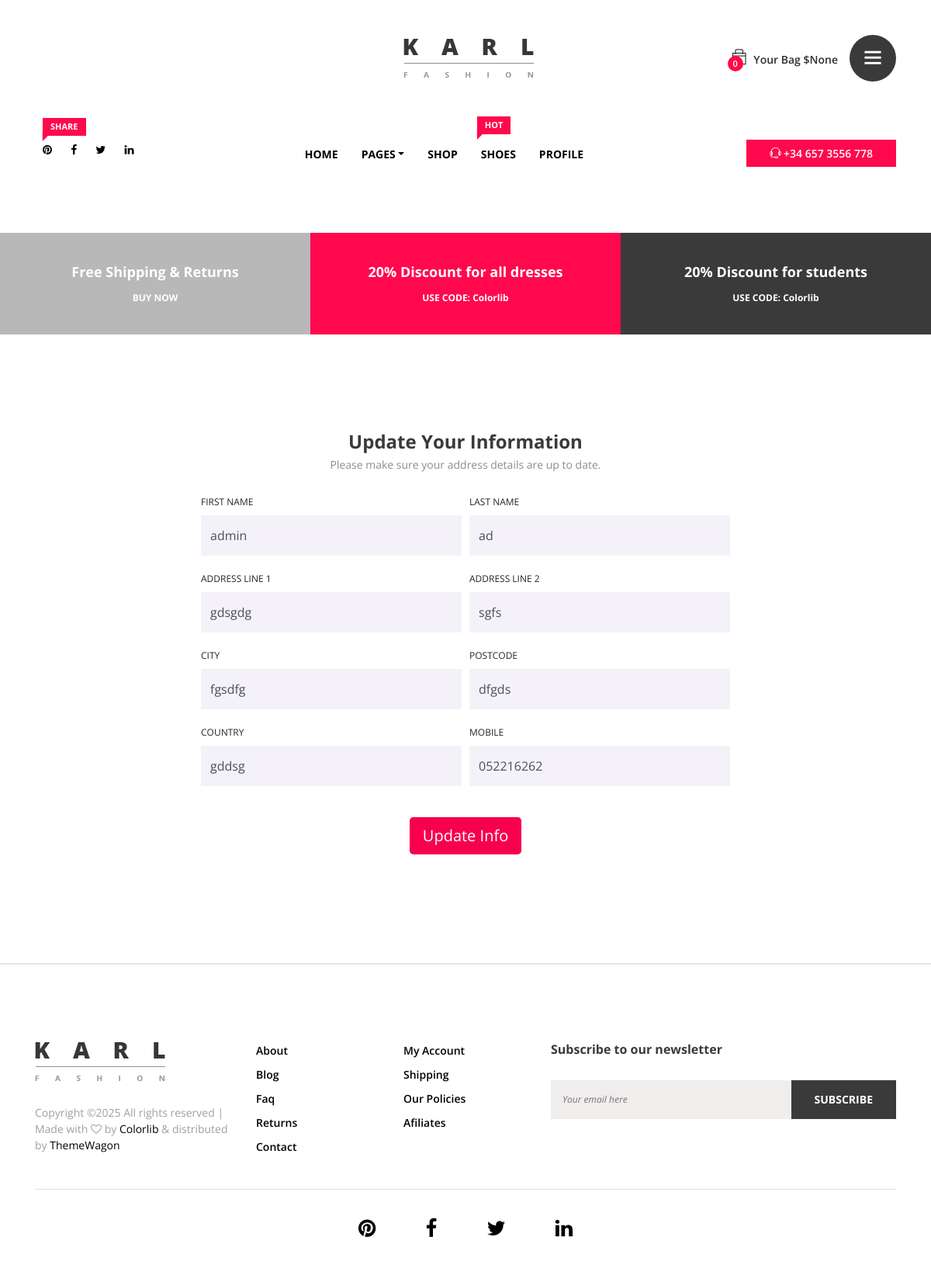
Before: /accounts/edit_info/ (signed in) with the older database file.
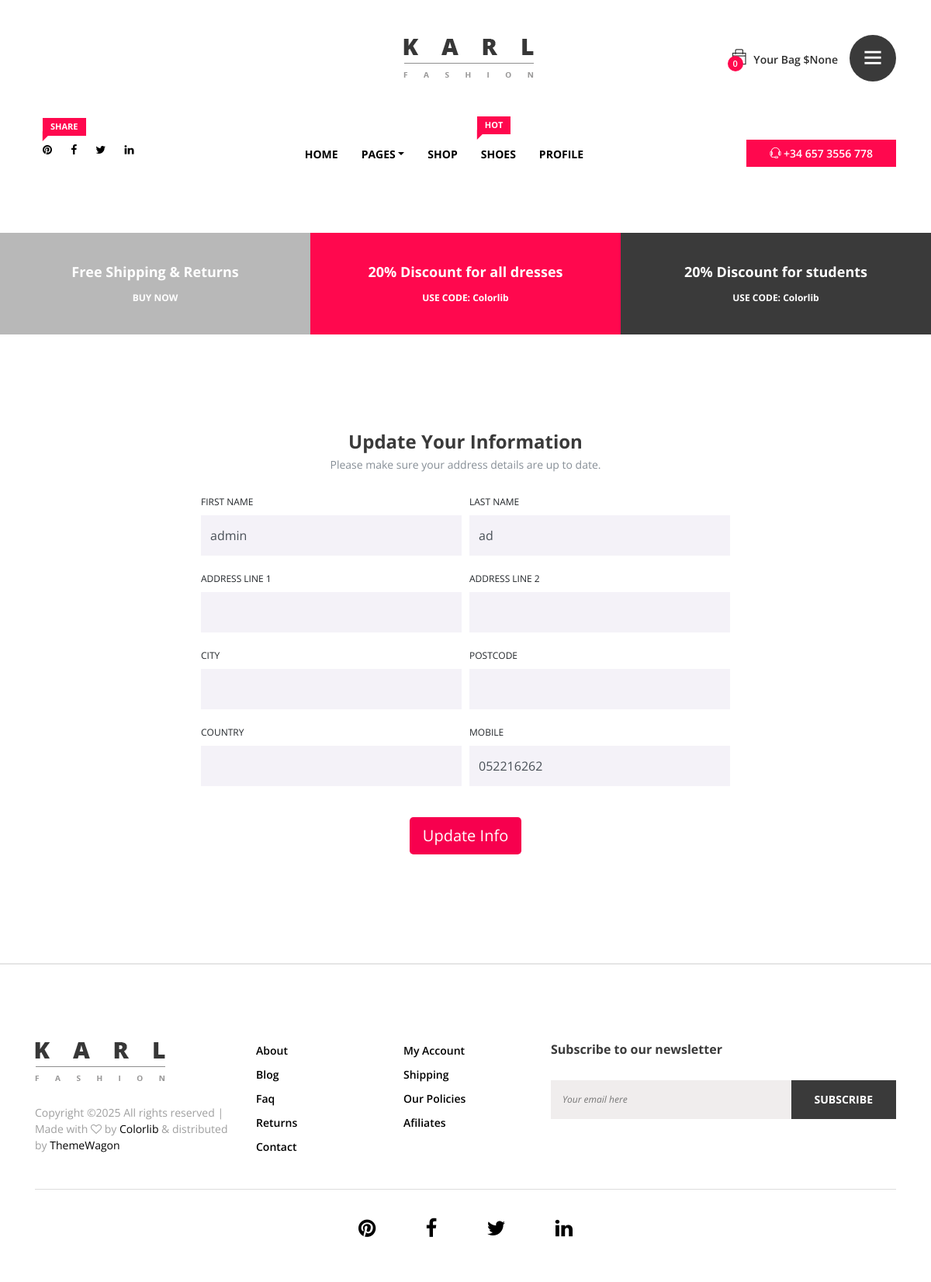
After: the same page with the newer database file.
### accounts/models.py (models this page shows, shortened)
class CustomUser(AbstractBaseUser, PermissionsMixin):
    class Meta:
        verbose_name = 'User'
        verbose_name_plural = 'Users'
    email = models.EmailField(
        verbose_name='email address',
        max_length=255,
        unique=True,
    )
    first_name = models.CharField(max_length=32)
    last_name = models.CharField(max_length=32)
    is_verified = models.BooleanField(default=False)
    address_line_1 = models.CharField(null=True, blank=True, max_length=100)
    address_line_2 = models.CharField(null=True, blank=True, max_length=100)
    city = models.CharField(blank=True, max_length=20)
    postcode = models.CharField(blank=True, max_length=20)
    country = models.CharField(blank=True, max_length=20)
    mobile = models.CharField(null=True, blank=True, max_length=15)
    profile_picture = models.ImageField(null=True, blank=True, upload_to="user_profile")
    is_active = models.BooleanField(default=True)
    is_admin = models.BooleanField(default=False)
    is_superuser = models.BooleanField(default=False)
    objects = CustomUserManager()
    USERNAME_FIELD = 'email'
    REQUIRED_FIELDS = []

### accounts/views.py (the view)
# urls.py: path('edit_info/', views.edit_info, name='edit'),
@login_required
def edit_info(request):
    if request.method == 'POST':
        form = CustomUserChangeForm(request.POST, instance=request.user)
        if form.is_valid():
            form.save()
            return redirect('profile')
    form = CustomUserChangeForm(instance=request.user)
    return render(request, 'accounts/edit_info.html', {'form': form})

### accounts/forms.py
class CustomUserChangeForm(forms.ModelForm):
    class Meta:
        model = CustomUser  # or your custom user model
        fields = ['first_name', 'last_name', 'address_line_1', 'address_line_2', 'city', 'postcode', 'country', 'mobile']  # adjust fields as needed
    def __init__(self, *args, **kwargs):
        super().__init__(*args, **kwargs)
        for field in self.fields.values():
            field.widget.attrs['class'] = 'form-control'

### cart/context_processors.py (called while the page is built)
def get_cart_total(request):
    cart = Cart.objects.filter(session=request.COOKIES.get('key')).values()
    cart_total = Cart.objects.filter(session=request.COOKIES.get('key')).aggregate(Sum('total'))
    product_in_cart = []
    for item in cart:
        product_in_cart.append(item['product_id'])
    return {'cart_total': cart_total, 'cart': Cart.objects.filter(session=request.COOKIES.get('key')), 'cart_items': product_in_cart}

### accounts/templates/accounts/edit_info.html (shortened to what this page needs)
{% extends "base.html" %}
{% load static %}
        {% block content %}
<div class="checkout_area section_padding_100">
    <div class="container">
        <div class="row justify-content-center">
            <div class="col-lg-8">
                <div class="checkout_details_area p-4 shadow rounded bg-white">
                    <div class="cart-page-heading mb-4 text-center">
                        <h4 class="mb-1">Update Your Information</h4>
                        <p class="text-muted">Please make sure your address details are up to date.</p>
                    </div>
                    <form action="{% url 'edit' %}" method="post">
                        <div class="form-row">
                            <div class="form-group col-md-6">
                                <label for="first_name">First Name</label>
                                {{ form.first_name }}
                            </div>
                            <div class="form-group col-md-6">
                                <label for="last_name">Last Name</label>
                                {{ form.last_name }}
                            </div>
                            <div class="form-group col-md-6">
                                <label for="address_line_1">Address Line 1</label>
                                {{ form.address_line_1 }}
                            </div>
                            <div class="form-group col-md-6">
                                <label for="address_line_2">Address Line 2</label>
                                {{ form.address_line_2 }}
                            </div>
                            <div class="form-group col-md-6">
                                <label for="city">City</label>
                                {{ form.city }}
                            </div>
                            <div class="form-group col-md-6">
                                <label for="postcode">Postcode</label>
                                {{ form.postcode }}
                            </div>
                            <div class="form-group col-md-6">
                                <label for="country">Country</label>
                                {{ form.country }}
                            </div>
                            <div class="form-group col-md-6">
                                <label for="mobile">Mobile</label>
                                {{ form.mobile }}
                            </div>
                            <div class="form-group col-12 text-center mt-4">
                                <button type="submit" class="btn btn-lg" style="background-color: #f7004e; color: white;">
                                    Update Info
                                </button>
                            </div>
                        </div>
                    </form>
                </div>
            </div>
        </div>
    </div>
</div>
     {%endblock%}

Changed rows visible on the page:
changed CustomUser "admin": address_line_1 "gdsgdg" → (not shown); address_line_2 "sgfs" → (not shown); city "fgsdfg" → (not shown); postcode "dfgds" → (not shown); country "gddsg" → (not shown)
